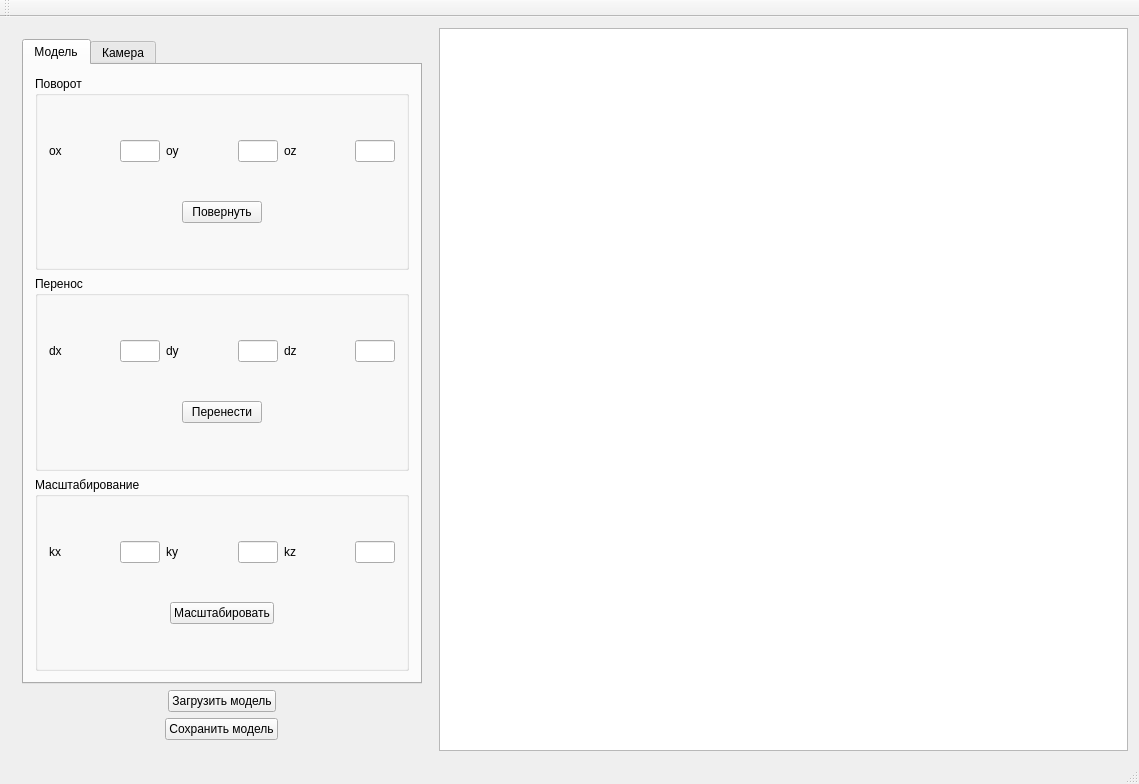
<?xml version="1.0" encoding="UTF-8"?>
<ui version="4.0">
 <class>MainWindow</class>
 <widget class="QMainWindow" name="MainWindow">
  <property name="geometry">
   <rect>
    <x>0</x>
    <y>0</y>
    <width>1139</width>
    <height>784</height>
   </rect>
  </property>
  <property name="windowTitle">
   <string>MainWindow</string>
  </property>
  <widget class="QWidget" name="centralWidget">
   <layout class="QHBoxLayout" name="horizontalLayout">
    <item>
     <widget class="QWidget" name="widget" native="true">
      <layout class="QVBoxLayout" name="verticalLayout">
       <item>
        <widget class="QTabWidget" name="tabWidget">
         <property name="sizePolicy">
          <sizepolicy hsizetype="Fixed" vsizetype="Expanding">
           <horstretch>0</horstretch>
           <verstretch>0</verstretch>
          </sizepolicy>
         </property>
         <property name="minimumSize">
          <size>
           <width>400</width>
           <height>0</height>
          </size>
         </property>
         <property name="currentIndex">
          <number>0</number>
         </property>
         <widget class="QWidget" name="tab_3">
          <attribute name="title">
           <string>Модель</string>
          </attribute>
          <layout class="QVBoxLayout" name="verticalLayout_2">
           <item>
            <widget class="QGroupBox" name="groupBox">
             <property name="title">
              <string>Поворот</string>
             </property>
             <layout class="QVBoxLayout" name="verticalLayout_3">
              <item>
               <layout class="QHBoxLayout" name="horizontalLayout_2">
                <item>
                 <widget class="QLabel" name="label_2">
                  <property name="text">
                   <string>ox</string>
                  </property>
                 </widget>
                </item>
                <item>
                 <widget class="QLineEdit" name="lineEditRotOx">
                  <property name="sizePolicy">
                   <sizepolicy hsizetype="Fixed" vsizetype="Fixed">
                    <horstretch>0</horstretch>
                    <verstretch>0</verstretch>
                   </sizepolicy>
                  </property>
                  <property name="maximumSize">
                   <size>
                    <width>40</width>
                    <height>16777215</height>
                   </size>
                  </property>
                 </widget>
                </item>
                <item>
                 <widget class="QLabel" name="label">
                  <property name="text">
                   <string>oy</string>
                  </property>
                 </widget>
                </item>
                <item>
                 <widget class="QLineEdit" name="lineEditRotOy">
                  <property name="sizePolicy">
                   <sizepolicy hsizetype="Fixed" vsizetype="Fixed">
                    <horstretch>0</horstretch>
                    <verstretch>0</verstretch>
                   </sizepolicy>
                  </property>
                  <property name="maximumSize">
                   <size>
                    <width>40</width>
                    <height>16777215</height>
                   </size>
                  </property>
                 </widget>
                </item>
                <item>
                 <widget class="QLabel" name="label_3">
                  <property name="text">
                   <string>oz</string>
                  </property>
                 </widget>
                </item>
                <item>
                 <widget class="QLineEdit" name="lineEditRotOz">
                  <property name="sizePolicy">
                   <sizepolicy hsizetype="Fixed" vsizetype="Fixed">
                    <horstretch>0</horstretch>
                    <verstretch>0</verstretch>
                   </sizepolicy>
                  </property>
                  <property name="maximumSize">
                   <size>
                    <width>40</width>
                    <height>16777215</height>
                   </size>
                  </property>
                 </widget>
                </item>
               </layout>
              </item>
              <item alignment="Qt::AlignHCenter">
               <widget class="QPushButton" name="pushButtonRotate">
                <property name="sizePolicy">
                 <sizepolicy hsizetype="Fixed" vsizetype="Fixed">
                  <horstretch>0</horstretch>
                  <verstretch>0</verstretch>
                 </sizepolicy>
                </property>
                <property name="text">
                 <string>Повернуть</string>
                </property>
               </widget>
              </item>
             </layout>
            </widget>
           </item>
           <item>
            <widget class="QGroupBox" name="groupBox_2">
             <property name="title">
              <string>Перенос</string>
             </property>
             <layout class="QVBoxLayout" name="verticalLayout_4">
              <item>
               <layout class="QHBoxLayout" name="horizontalLayout_3">
                <item>
                 <widget class="QLabel" name="label_5">
                  <property name="text">
                   <string>dx</string>
                  </property>
                 </widget>
                </item>
                <item>
                 <widget class="QLineEdit" name="lineEditMoveDx">
                  <property name="sizePolicy">
                   <sizepolicy hsizetype="Fixed" vsizetype="Fixed">
                    <horstretch>0</horstretch>
                    <verstretch>0</verstretch>
                   </sizepolicy>
                  </property>
                  <property name="maximumSize">
                   <size>
                    <width>40</width>
                    <height>16777215</height>
                   </size>
                  </property>
                 </widget>
                </item>
                <item>
                 <widget class="QLabel" name="label_4">
                  <property name="text">
                   <string>dy</string>
                  </property>
                 </widget>
                </item>
                <item>
                 <widget class="QLineEdit" name="lineEditMoveDy">
                  <property name="sizePolicy">
                   <sizepolicy hsizetype="Fixed" vsizetype="Fixed">
                    <horstretch>0</horstretch>
                    <verstretch>0</verstretch>
                   </sizepolicy>
                  </property>
                  <property name="maximumSize">
                   <size>
                    <width>40</width>
                    <height>16777215</height>
                   </size>
                  </property>
                 </widget>
                </item>
                <item>
                 <widget class="QLabel" name="label_6">
                  <property name="text">
                   <string>dz</string>
                  </property>
                 </widget>
                </item>
                <item>
                 <widget class="QLineEdit" name="lineEditMoveDz">
                  <property name="sizePolicy">
                   <sizepolicy hsizetype="Fixed" vsizetype="Fixed">
                    <horstretch>0</horstretch>
                    <verstretch>0</verstretch>
                   </sizepolicy>
                  </property>
                  <property name="maximumSize">
                   <size>
                    <width>40</width>
                    <height>16777215</height>
                   </size>
                  </property>
                 </widget>
                </item>
               </layout>
              </item>
              <item alignment="Qt::AlignHCenter">
               <widget class="QPushButton" name="pushButtonMove">
                <property name="sizePolicy">
                 <sizepolicy hsizetype="Fixed" vsizetype="Fixed">
                  <horstretch>0</horstretch>
                  <verstretch>0</verstretch>
                 </sizepolicy>
                </property>
                <property name="text">
                 <string>Перенести</string>
                </property>
               </widget>
              </item>
             </layout>
            </widget>
           </item>
           <item>
            <widget class="QGroupBox" name="groupBox_3">
             <property name="title">
              <string>Масштабирование</string>
             </property>
             <layout class="QVBoxLayout" name="verticalLayout_5">
              <item>
               <layout class="QHBoxLayout" name="horizontalLayout_4">
                <item>
                 <widget class="QLabel" name="label_8">
                  <property name="text">
                   <string>kx</string>
                  </property>
                 </widget>
                </item>
                <item>
                 <widget class="QLineEdit" name="lineEditScaleKx">
                  <property name="sizePolicy">
                   <sizepolicy hsizetype="Fixed" vsizetype="Fixed">
                    <horstretch>0</horstretch>
                    <verstretch>0</verstretch>
                   </sizepolicy>
                  </property>
                  <property name="maximumSize">
                   <size>
                    <width>40</width>
                    <height>16777215</height>
                   </size>
                  </property>
                 </widget>
                </item>
                <item>
                 <widget class="QLabel" name="label_7">
                  <property name="text">
                   <string>ky</string>
                  </property>
                 </widget>
                </item>
                <item>
                 <widget class="QLineEdit" name="lineEditScaleKy">
                  <property name="sizePolicy">
                   <sizepolicy hsizetype="Fixed" vsizetype="Fixed">
                    <horstretch>0</horstretch>
                    <verstretch>0</verstretch>
                   </sizepolicy>
                  </property>
                  <property name="maximumSize">
                   <size>
                    <width>40</width>
                    <height>16777215</height>
                   </size>
                  </property>
                 </widget>
                </item>
                <item>
                 <widget class="QLabel" name="label_9">
                  <property name="text">
                   <string>kz</string>
                  </property>
                 </widget>
                </item>
                <item>
                 <widget class="QLineEdit" name="lineEditScaleKz">
                  <property name="sizePolicy">
                   <sizepolicy hsizetype="Fixed" vsizetype="Fixed">
                    <horstretch>0</horstretch>
                    <verstretch>0</verstretch>
                   </sizepolicy>
                  </property>
                  <property name="maximumSize">
                   <size>
                    <width>40</width>
                    <height>16777215</height>
                   </size>
                  </property>
                 </widget>
                </item>
               </layout>
              </item>
              <item alignment="Qt::AlignHCenter">
               <widget class="QPushButton" name="pushButtonScale">
                <property name="sizePolicy">
                 <sizepolicy hsizetype="Fixed" vsizetype="Fixed">
                  <horstretch>0</horstretch>
                  <verstretch>0</verstretch>
                 </sizepolicy>
                </property>
                <property name="text">
                 <string>Масштабировать</string>
                </property>
               </widget>
              </item>
             </layout>
            </widget>
           </item>
          </layout>
         </widget>
         <widget class="QWidget" name="tab_4">
          <attribute name="title">
           <string>Камера</string>
          </attribute>
         </widget>
        </widget>
       </item>
       <item alignment="Qt::AlignHCenter">
        <widget class="QPushButton" name="actionOpen">
         <property name="sizePolicy">
          <sizepolicy hsizetype="Fixed" vsizetype="Fixed">
           <horstretch>0</horstretch>
           <verstretch>0</verstretch>
          </sizepolicy>
         </property>
         <property name="text">
          <string>Загрузить модель</string>
         </property>
        </widget>
       </item>
       <item alignment="Qt::AlignHCenter">
        <widget class="QPushButton" name="actionSave">
         <property name="sizePolicy">
          <sizepolicy hsizetype="Fixed" vsizetype="Fixed">
           <horstretch>0</horstretch>
           <verstretch>0</verstretch>
          </sizepolicy>
         </property>
         <property name="text">
          <string>Сохранить модель</string>
         </property>
        </widget>
       </item>
      </layout>
     </widget>
    </item>
    <item>
     <widget class="QGraphicsView" name="canvas"/>
    </item>
   </layout>
  </widget>
  <widget class="QMenuBar" name="menuBar">
   <property name="geometry">
    <rect>
     <x>0</x>
     <y>0</y>
     <width>1139</width>
     <height>22</height>
    </rect>
   </property>
  </widget>
  <widget class="QToolBar" name="mainToolBar">
   <attribute name="toolBarArea">
    <enum>TopToolBarArea</enum>
   </attribute>
   <attribute name="toolBarBreak">
    <bool>false</bool>
   </attribute>
  </widget>
  <widget class="QStatusBar" name="statusBar"/>
 </widget>
 <layoutdefault spacing="6" margin="11"/>
 <resources/>
 <connections/>
</ui>
